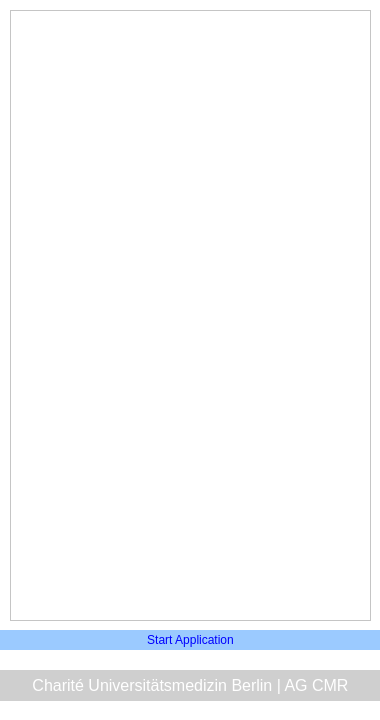
<?xml version="1.0" encoding="UTF-8"?>
<ui version="4.0">
 <class>MainWindow</class>
 <widget class="QMainWindow" name="MainWindow">
  <property name="geometry">
   <rect>
    <x>0</x>
    <y>0</y>
    <width>380</width>
    <height>720</height>
   </rect>
  </property>
  <property name="windowTitle">
   <string>CMR Toolbox</string>
  </property>
  <property name="styleSheet">
   <string notr="true">background-color: rgb(255, 255, 255);</string>
  </property>
  <widget class="QWidget" name="centralwidget">
   <widget class="QPushButton" name="btn_application_start">
    <property name="geometry">
     <rect>
      <x>0</x>
      <y>630</y>
      <width>381</width>
      <height>20</height>
     </rect>
    </property>
    <property name="styleSheet">
     <string notr="true">QPushButton
{
color: rgb(0, 0, 255);
background-color: rgb(155, 202, 255);
border: 0px;
}

QPushButton::pressed
{
color: rgb(0, 0, 255);
background-color: rgb(155, 202, 255);
border: 0px;
}

QPushButton::hover
{
color: rgb(155, 202, 255);
background-color: rgb(0, 0, 255);
border: 0px;
font-weight: bold;
}</string>
    </property>
    <property name="text">
     <string>Start Application</string>
    </property>
   </widget>
   <widget class="QListWidget" name="lst_applications">
    <property name="geometry">
     <rect>
      <x>10</x>
      <y>10</y>
      <width>361</width>
      <height>611</height>
     </rect>
    </property>
   </widget>
   <widget class="QLabel" name="label_6">
    <property name="geometry">
     <rect>
      <x>0</x>
      <y>670</y>
      <width>381</width>
      <height>31</height>
     </rect>
    </property>
    <property name="font">
     <font>
      <family>Arial</family>
      <pointsize>12</pointsize>
      <weight>9</weight>
      <italic>false</italic>
      <bold>false</bold>
     </font>
    </property>
    <property name="styleSheet">
     <string notr="true">color: rgb(255, 255, 255);
background-color: rgb(207, 207, 207);
font: 75 12pt &quot;Arial&quot;;</string>
    </property>
    <property name="text">
     <string>Charité Universitätsmedizin Berlin | AG CMR</string>
    </property>
    <property name="alignment">
     <set>Qt::AlignCenter</set>
    </property>
    <property name="wordWrap">
     <bool>true</bool>
    </property>
   </widget>
  </widget>
 </widget>
 <resources/>
 <connections/>
</ui>
